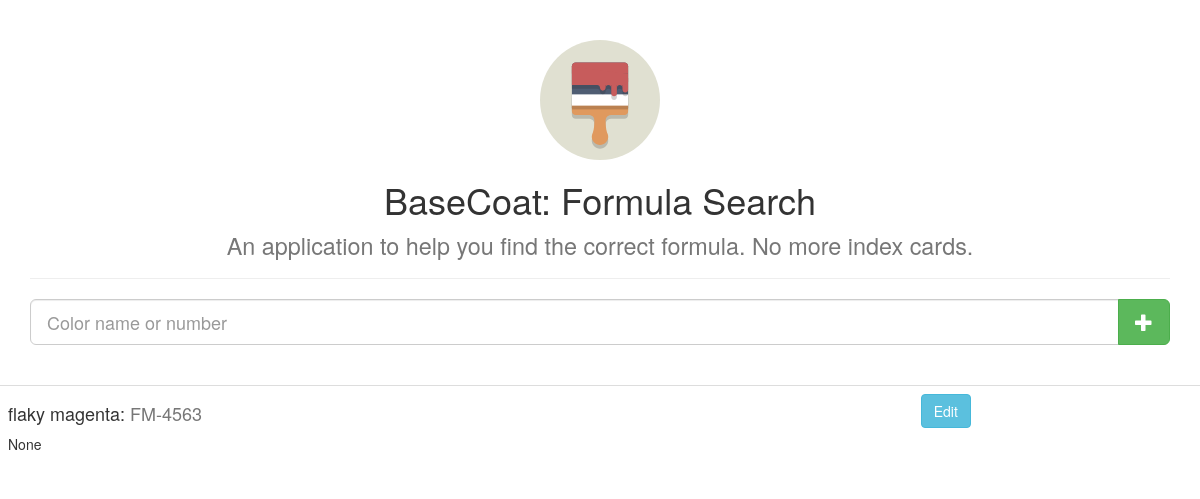
Before: / with the older database file.
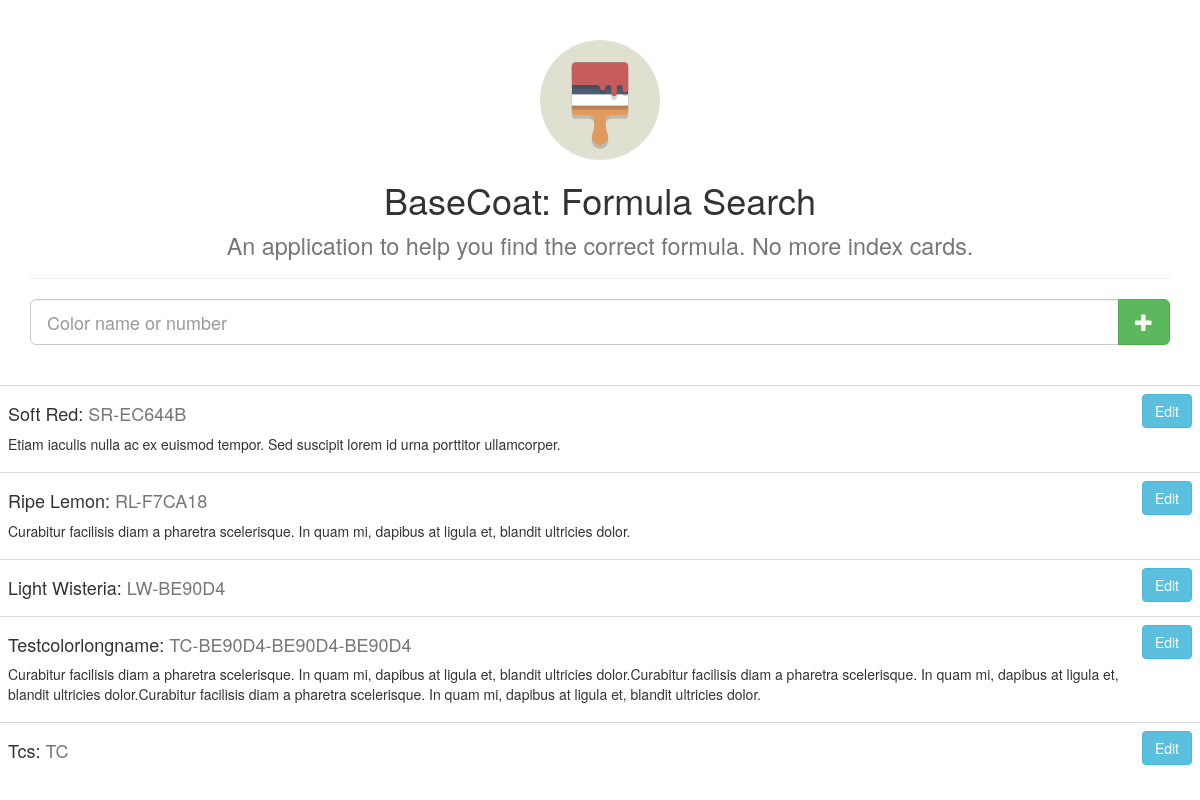
After: the same page with the newer database file.
### app/models.py (models this page shows)
class Formula(db.Model):
    __tablename__ = "Formulas"
    id = db.Column(db.Integer, primary_key=True)
    color_name = db.Column(db.String(64))
    color_number = db.Column(db.String(64))
    customer_name = db.Column(db.String(64))
    summary = db.Column(db.String(64))
    notes = db.Column(db.Text())
    created_date = db.Column(db.Date, default=datetime.datetime.utcnow)
    last_modified = db.Column(db.Date, onupdate=datetime.datetime.utcnow)
    def to_dict(self):
        return {
            'id': self.id,
            'color_name': self.color_name,
            'color_number': self.color_number,
            'customer_name': self.customer_name,
            'summary': self.summary,
            'notes': self.notes,
            'created_date': self.created_date,
            'last_modified': self.last_modified,
        }

### app/views.py (the view)
@app.route('/')
def index():
    formula_table = db.get_table('Formula')
    formula_list = [formula_table.to_dict() for formula_table in formula_table]
    return render_template('index.html',
                           formula_list=formula_list)

### app/basecoat/db_utils.py (called while the page is built)
def get_table(table_model_class):
    table_model = getattr(models, table_model_class)
    table_info = table_model.query.all()
    return table_info

### app/templates/index.html (shortened to what this page needs)
<!DOCTYPE html>
<html lang="en">
<head>
    <link rel="stylesheet" href="https://maxcdn.bootstrapcdn.com/bootstrap/3.3.7/css/bootstrap.min.css">
    <link rel="stylesheet" type="text/css" href="{{ url_for('static',filename='css/swagcity.css') }}">
</head>
<body>
    <div class="container">
        <div class="page-header text-center">
            <img class="icon" src="{{ url_for('static',filename='images/paintbrush.svg') }}" />
            <h1>BaseCoat: Formula Search <br />
                <small>An application to help you find the correct formula. No more index cards.</small>
            </h1>
        </div>
    </div>
    <div class="container">
        <div class="input-group">
            <input type="text" class="form-control input-lg" placeholder="Color name or number" />
            <span class="input-group-btn">
                <button class="btn btn-success btn-lg" type="button">
                    <i class="glyphicon glyphicon-plus"></i>
                </button>
            </span>
        </div>
    </div>
    <br /><br />
    <div class="containter">
        {% include "table.html" %}
    </div>
</body>
</html>

### app/templates/table.html
<table class="table table-hover">
    <tbody>
        {% for formula in formula_list -%}
        <tr class="">
            <td>
                <div class="">
                    <h4 class="">{{formula.color_name}}: <span class="text-muted">{{formula.color_number}}</span></h4>
                    <p class="">{{formula.summary}}</p>
                </div>
            </td>
            <td>
                <div class="">
                    <button class="btn btn-default btn-info" type="submit">Edit</button>
                </div>
            </td>
        </tr>
        {%- endfor %}
    </tbody>
</table>

### app/static/css/swagcity.css (style rules this page uses)
.icon { height: 120px; }

Changed rows visible on the page:
removed Formula: color_name "flaky magenta", color_number "FM-4563", summary "None"
added Formula: color_name "Soft Red", color_number "SR-EC644B", summary "Etiam iaculis nulla ac ex euismod tempor. Sed suscipit lorem id urna porttitor ullamcorper."
added Formula: color_name "Ripe Lemon", color_number "RL-F7CA18", summary "Curabitur facilisis diam a pharetra scelerisque. In quam mi, dapibus at ligula et, blandit ultricies dolor."
added Formula: color_name "Light Wisteria", color_number "LW-BE90D4"
added Formula: color_name "Testcolorlongname", color_number "TC-BE90D4-BE90D4-BE90D4", summary "Curabitur facilisis diam a pharetra scelerisque. In quam mi, dapibus at ligula et, blandit ultricies dolor.Curabitur facilisis diam a pharetra scelerisque. In quam mi, dapibus at ligula et, blandit ultricies dolor.Curabitur facilisis diam a pharetra scelerisque. In quam mi, dapibus at ligula et, blandit ultricies dolor."
added Formula: color_name "Tcs", color_number "TC"
